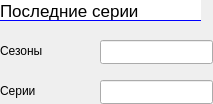
<?xml version="1.0" encoding="UTF-8"?>
<ui version="4.0">
 <class>Form</class>
 <widget class="QWidget" name="Form">
  <property name="windowTitle">
   <string>Form</string>
  </property>
  <widget class="QLabel" name="name_label">
   <property name="geometry">
    <rect>
     <x>0</x>
     <y>0</y>
     <width>201</width>
     <height>21</height>
    </rect>
   </property>
   <property name="font">
    <font>
     <pointsize>13</pointsize>
    </font>
   </property>
   <property name="styleSheet">
    <string notr="true">color: black;
background-color: white;
border-bottom: 1px solid blue;
</string>
   </property>
   <property name="text">
    <string>Последние серии</string>
   </property>
  </widget>
  <widget class="QLabel" name="seacon_label">
   <property name="geometry">
    <rect>
     <x>0</x>
     <y>40</y>
     <width>71</width>
     <height>21</height>
    </rect>
   </property>
   <property name="text">
    <string>Сезоны</string>
   </property>
  </widget>
  <widget class="QLabel" name="series_label">
   <property name="geometry">
    <rect>
     <x>0</x>
     <y>80</y>
     <width>71</width>
     <height>21</height>
    </rect>
   </property>
   <property name="text">
    <string>Серии</string>
   </property>
  </widget>
  <widget class="QLineEdit" name="season_line_edit">
   <property name="geometry">
    <rect>
     <x>100</x>
     <y>40</y>
     <width>113</width>
     <height>24</height>
    </rect>
   </property>
  </widget>
  <widget class="QLineEdit" name="series_line_edit">
   <property name="geometry">
    <rect>
     <x>100</x>
     <y>80</y>
     <width>113</width>
     <height>24</height>
    </rect>
   </property>
  </widget>
 </widget>
 <resources/>
 <connections/>
</ui>
